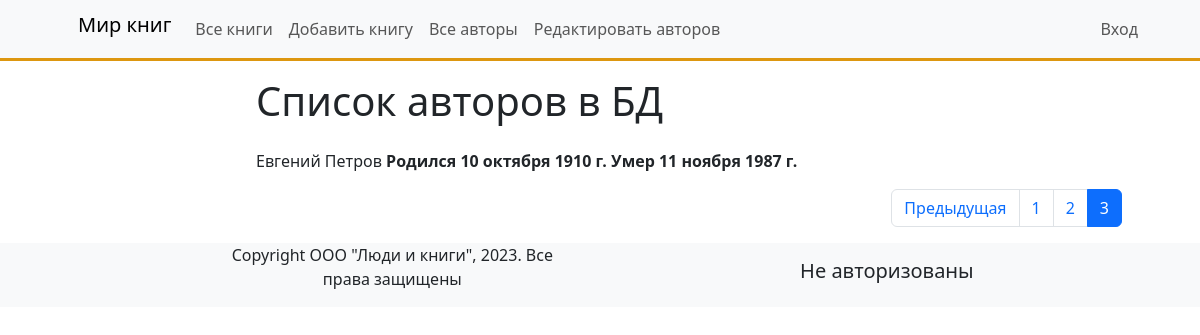
Page /authors/?page=3 on the earlier database version.
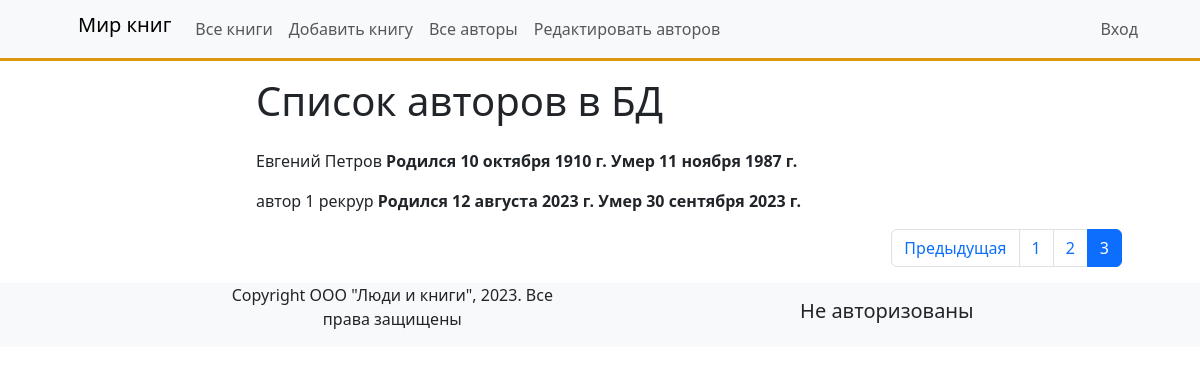
Same page on the later database version.
### catalog/models.py (models this page shows)
class Author(models.Model):
    first_name = models.CharField(max_length=100, help_text='Введите имя автора',
                                  verbose_name='Имя автора')
    last_name = models.CharField(max_length=100, help_text='Введите фамилию автора',
                                 verbose_name='Фамилия автора')
    date_of_birth = models.DateField(help_text='Введите дату рождения', verbose_name='Дата рождения',
                                     null=True, blank=True)
    date_of_death = models.DateField(help_text='Введите дату смерти', verbose_name='Дата смерти',
                                     null=True, blank=True)
    def __str__(self):
        return f'{self.first_name} {self.last_name}'
    class Meta:
        verbose_name = 'Автор'
        verbose_name_plural = 'Авторы'

### catalog/views.py (the view)
# urls.py: path('authors/', views.AuthorListView.as_view(), name='authors'),
class AuthorListView(ListView):
    model = Author
    template_name = 'author_list.html'
    paginate_by = 2
    def get_context_data(self, *, object_list=None, **kwargs):
        print(self.request.get_full_path())
        context = ListView.get_context_data(self, **kwargs)
        print(context)
        return context

### catalog/templates/author_list.html
{% extends 'base.html' %}
{% block content %}
<div class="container px-5">
    <div class="row justify-content-center">
        <div class="col-8">
            <h1 class="py-3">Список авторов в БД</h1>
            {% if author_list %}
                {% for author in author_list %}
                    <p>{{ author.first_name }} {{ author.last_name }}
                    <strong>Родился {{ author.date_of_birth }}</strong>
                    <strong>Умер {{ author.date_of_death }}</strong></p>
                {% endfor %}
            {% else %}
                <p>В базе данных нет авторов</p>
            {% endif %}
        </div>
    </div>
</div>
{% endblock %}

Differences in the rows shown:
added Author: first_name "автор 1", last_name "рекрур", date_of_birth "12 августа 2023 г.", date_of_death "30 сентября 2023 г."
